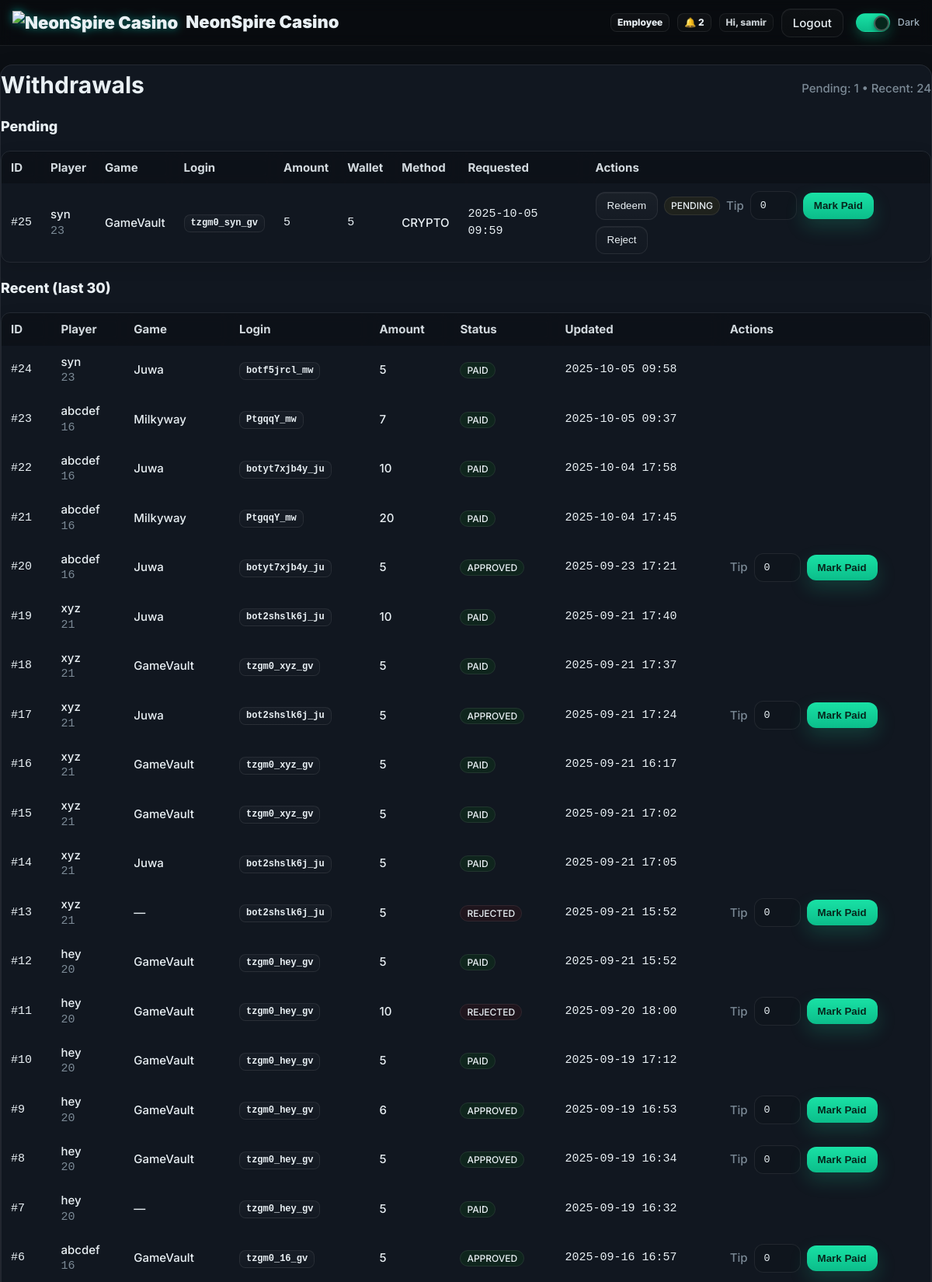
The app's page /employee/withdrawals (signed in, upper part) with its own data.
### models.py (models this page shows, shortened)
class User(db.Model, UserMixin):
    __tablename__ = "users"
    id = db.Column(db.Integer, primary_key=True)
    name = db.Column(db.String(120), nullable=False)
    email = db.Column(db.String(255), unique=True, nullable=False, index=True)
    mobile = db.Column(db.String(24), nullable=True, index=True)  # E.164
    password_hash = db.Column(db.String(255), nullable=False)
    role = db.Column(db.String(20), nullable=False, default="PLAYER")  # PLAYER | EMPLOYEE | ADMIN
    email_verified = db.Column(db.Boolean, default=False, index=True)
    email_verified_at = db.Column(db.DateTime, nullable=True)
    promo_seen = db.Column(db.Boolean, default=False, index=True)
    created_at = db.Column(db.DateTime, default=datetime.utcnow)

class WithdrawRequest(db.Model):
    __tablename__ = "withdraw_requests"
    id = db.Column(db.Integer, primary_key=True)
    user_id = db.Column(db.Integer, db.ForeignKey("users.id"), nullable=False, index=True)
    game_id = db.Column(db.Integer, db.ForeignKey("games.id"), nullable=True, index=True)
    amount = db.Column(db.Integer, nullable=False)
    status = db.Column(db.String(20), default="PENDING", index=True)  # PENDING | APPROVED | REJECTED | PAID
    method = db.Column(db.String(20), default="MANUAL")
    note = db.Column(db.String(300), default="")
    acted_by = db.Column(db.Integer, db.ForeignKey("users.id"), nullable=True)
    acted_at = db.Column(db.DateTime, nullable=True)
    created_at = db.Column(db.DateTime, default=datetime.utcnow)
    updated_at = db.Column(db.DateTime, default=datetime.utcnow, onupdate=datetime.utcnow)

class Game(db.Model):
    __tablename__ = "games"
    id = db.Column(db.Integer, primary_key=True)
    name = db.Column(db.String(120), nullable=False)
    description = db.Column(db.String(300), default="")
    icon_url = db.Column(db.String(500), default="")
    download_url = db.Column(db.String(500), nullable=False)
    backend_url = db.Column(db.String(500), nullable=True)
    is_active = db.Column(db.Boolean, default=True, index=True)
    created_at = db.Column(db.DateTime, default=datetime.utcnow)

class GameAccount(db.Model):
    __tablename__ = "game_accounts"
    id = db.Column(db.Integer, primary_key=True)
    request_id = db.Column(db.Integer, db.ForeignKey("game_account_requests.id"), nullable=True, index=True)
    user_id = db.Column(db.Integer, db.ForeignKey("users.id"), nullable=False, index=True)
    game_id = db.Column(db.Integer, db.ForeignKey("games.id"), nullable=False, index=True)
    account_username = db.Column(db.String(120), nullable=False)
    account_password = db.Column(db.String(120), nullable=False)
    extra = db.Column(db.String(300), default="")
    issued_by_id = db.Column(db.Integer, db.ForeignKey("users.id"), nullable=True, index=True)
    issued_at    = db.Column(db.DateTime, nullable=True)
    created_at = db.Column(db.DateTime, default=datetime.utcnow)

### employee_bp.py (the view)
@employee_bp.get("/withdrawals")
@login_required
def withdrawals_list():
    pending = (
        WithdrawRequest.query.filter_by(status="PENDING")
        .order_by(WithdrawRequest.created_at.desc())
        .all()
    )
    recent = (
        WithdrawRequest.query.filter(WithdrawRequest.status != "PENDING")
        .order_by(WithdrawRequest.created_at.desc())
        .limit(30)
        .all()
    )
    def build_rows(rows):
        if not rows:
            return []
        u_ids = list({r.user_id for r in rows if r.user_id})
        g_ids = list({r.game_id for r in rows if r.game_id})
        users = {u.id: u for u in User.query.filter(User.id.in_(u_ids)).all()} if u_ids else {}
        games = {g.id: g for g in Game.query.filter(Game.id.in_(g_ids)).all()} if g_ids else {}
        wallets = {w.user_id: w for w in PlayerBalance.query.filter(PlayerBalance.user_id.in_(u_ids)).all()} if u_ids else {}
        acc_map = {}
        if u_ids:
            acc_rows = GameAccount.query.filter(GameAccount.user_id.in_(u_ids)).all()
            for a in acc_rows:
                acc_map.setdefault(a.user_id, []).append(a)
        out = []
        for w in rows:
            user = users.get(w.user_id)
            game = games.get(w.game_id) if w.game_id else None
            vendor = _vendor_from_game(game)
            login_user = None
            if w.game_id:
                login_user = _get_login_username(w.user_id, w.game_id)
            if not login_user:
                opts = acc_map.get(w.user_id, [])
                pick = None
                if vendor:
                    for a in opts:
                        g = games.get(getattr(a, "game_id", None)) or db.session.get(Game, getattr(a, "game_id", None))
                        if _vendor_from_game(g) == vendor:
                            pick = a
                            break
                if not pick and opts:
                    pick = opts[0]
                if pick:
                    login_user = _first_attr(pick, "account_username", "username", "login", "user", default="") or None
                    if not vendor:
                        g = games.get(getattr(pick, "game_id", None)) or db.session.get(Game, getattr(pick, "game_id", None))
                        vendor = _vendor_from_game(g)
            out.append({
                "wd": w,
                "user_name": _display_name(user) if user else f"User #{w.user_id}",
                "game_name": (game.name if game else "—"),
                "vendor": vendor or "unknown",
                "login_user": login_user or "",
                "wallet_balance": (wallets.get(w.user_id).balance if wallets.get(w.user_id) else 0),
            })
        return out
    return render_template(
        "employee_withdrawals.html",
        page_title="Withdrawals",
        pending_rows=build_rows(pending),
        recent_rows=build_rows(recent),
    )

### templates/employee_withdrawals.html (shortened to what this page needs)
{% extends "base.html" %}
{% block content %}
<div class="card card-glass">
  <div style="display:flex;align-items:center;justify-content:space-between;gap:10px;">
    <h1 class="h1">Withdrawals</h1>
    <div class="muted">Pending: {{ (pending_rows|length) if pending_rows is defined else 0 }} • Recent: {{ (recent_rows|length) if recent_rows is defined else 0 }}</div>
  </div>
  <h3 class="h3" style="margin-top:6px;">Pending</h3>
  <div class="table-wrap">
    <table class="tbl">
      <thead>
        <tr>
          <th>ID</th>
          <th>Player</th>
          <th>Game</th>
          <th>Login</th>
          <th>Amount</th>
          <th>Wallet</th>
          <th>Method</th>
          <th>Requested</th>
          <th class="actions">Actions</th>
        </tr>
      </thead>
      <tbody>
        {% for r in pending_rows %}
          {% set w = r.wd %}
          <tr id="row-{{ w.id }}">
            <td class="mono">#{{ w.id }}</td>
            <td>
              <div>{{ r.user_name }}</div>
              <div class="muted mono">{{ w.user_id }}</div>
            </td>
            <td>{{ r.game_name }}</td>
            <td>
              {% if r.login_user %}
                <span class="pill mono" title="Login / ID">{{ r.login_user }}</span>
              {% else %}
                <span class="muted">—</span>
              {% endif %}
            </td>
            <td class="mono">{{ w.amount }}</td>
            <td class="mono">{{ r.wallet_balance }}</td>
            <td>{{ w.method }}</td>
            <td class="mono">{{ w.created_at.strftime('%Y-%m-%d %H:%M') if w.created_at }}</td>
            <td class="actions">
              <div class="row gap8">
                <button class="btn js-redeem" data-id="{{ w.id }}" data-row="#row-{{ w.id }}">Redeem</button>
                <span id="status-{{ w.id }}" class="badge badge-warn">PENDING</span>
                <form method="post" action="{{ url_for('employeebp.withdrawals_mark_paid', w_id=w.id) }}" style="display:flex;gap:8px;align-items:center;">
                  <label class="muted">Tip</label>
                  <input class="input mono" style="width:60px" name="tip_amount" type="number" step="1" min="0" value="0">
                  <button class="btn btn-primary" type="submit">Mark Paid</button>
                </form>
                <form method="post" action="{{ url_for('employeebp.withdrawals_mark_reject', w_id=w.id) }}">
                  <button class="btn btn-ghost" type="submit">Reject</button>
                </form>
              </div>
            </td>
          </tr>
        {% else %}
          <tr><td colspan="9" class="muted">No pending withdrawals.</td></tr>
        {% endfor %}
      </tbody>
    </table>
  </div>
  <h3 class="h3" style="margin-top:20px;">Recent (last 30)</h3>
  <div class="table-wrap">
    <table class="tbl">
      <thead>
        <tr>
          <th>ID</th>
          <th>Player</th>
          <th>Game</th>
          <th>Login</th>
          <th>Amount</th>
          <th>Status</th>
          <th>Updated</th>
          <th class="actions">Actions</th>
        </tr>
      </thead>
      <tbody>
        {% for r in recent_rows %}
          {% set w = r.wd %}
          <tr id="row-{{ w.id }}">
            <td class="mono">#{{ w.id }}</td>
            <td>
              <div>{{ r.user_name }}</div>
              <div class="muted mono">{{ w.user_id }}</div>
            </td>
            <td>{{ r.game_name }}</td>
            <td>
              {% if r.login_user %}
                <span class="pill mono" title="Login / ID">{{ r.login_user }}</span>
              {% else %}
                <span class="muted">—</span>
              {% endif %}
            </td>
            <td>{{ w.amount }}</td>
            <td>
              <span id="status-{{ w.id }}" class="badge {% if w.status in ['PAID','APPROVED'] %}badge-ok{% elif w.status in ['REJECTED'] %}badge-err{% else %}badge-warn{% endif %}">
                {{ w.status }}
              </span>
            </td>
            <td class="mono">{{ (w.updated_at or w.created_at).strftime('%Y-%m-%d %H:%M') if (w.updated_at or w.created_at) }}</td>
            <td class="actions">
              <div class="row gap8">
                {% if w.status != 'PAID' %}
                  <form method="post" action="{{ url_for('employeebp.withdrawals_mark_paid', w_id=w.id) }}" style="display:flex;gap:8px;align-items:center;">
                    <label class="muted">Tip</label>
                    <input class="input mono" style="width:60px" name="tip_amount" type="number" step="1" min="0" value="0">
                    <button class="btn btn-primary" type="submit">Mark Paid</button>
                  </form>
                {% endif %}
              </div>
            </td>
          </tr>
        {% else %}
          <tr><td colspan="8" class="muted">No recent items.</td></tr>
        {% endfor %}
      </tbody>
    </table>
  </div>
</div>
{% endblock %}

### templates/base.html (shortened to what this page needs)
<!DOCTYPE html>
<html lang="en" data-theme="dark">
<head>
  <link rel="stylesheet" href="{{ url_for('static', filename='css/styles.css') }}?v=dm2">
</head>
<body>
  <header class="nav" style="position:sticky;top:0;z-index:50;background:rgba(0,0,0,.25);backdrop-filter:blur(8px);border-bottom:1px solid var(--stroke)">
    <div class="shell nav-inner" style="display:flex;align-items:center;justify-content:space-between;height:58px">
      <a href="{{ url_for('short_bp.lob_short') }}" class="brand" aria-label="NeonSpire Casino">
        <img class="brand-logo" src="{{ url_for('static', filename='img/logo.png') }}" alt="NeonSpire Casino">
        <span class="brand-text">NeonSpire Casino</span>
      </a>
      <nav class="nav-links" style="display:flex;align-items:center;gap:10px">
        {% if current_user.is_authenticated %}
          {% if current_user.role == 'ADMIN' %}
            <a class="pill" href="{{ url_for('adminbp.admin_home') }}">Admin</a>
            <a class="pill" href="{{ url_for('adminbp.admin_players') }}">Players</a>
            <a class="pill" href="{{ url_for('adminbp.deposits_audit') }}">Deposits</a>
            <a class="pill" href="{{ url_for('adminbp.admin_users') }}">Employees</a>
          {% elif current_user.role == 'EMPLOYEE' %}
            <a class="pill" href="{{ url_for('employeebp.employee_home') }}">Employee</a>
          {% else %}
            <a class="pill" href="{{ url_for('short_bp.mylogin_clean') }}">My Logins</a>
          {% endif %}
          <a class="pill" href="{{ url_for('notifybp.list_notifications') }}">🔔 {{ unread_count or 0 }}</a>
          <span class="pill" style="pointer-events:none;opacity:.85">
            Hi, {{ current_user.name.split(' ')[0] if current_user.name else 'Player' }}
          </span>
          <a class="btn btn-ghost" href="{{ url_for('auth.logout') }}">Logout</a>
        {% else %}
          <a class="pill" href="{{ url_for('auth.login_get') }}">Login</a>
          <a class="btn btn-primary" href="{{ url_for('short_bp.reg_short') }}">Register</a>
        {% endif %}
        <label class="toggle" style="margin-left:6px">
          <span class="track"><span class="knob"></span></span>
          <span class="label">Dark</span>
        </label>
      </nav>
    </div>
  </header>
  <div class="hero-slot">
  </div>
  <main style="padding-bottom:20px">
    {% block content %}{% endblock %}
  </main>
</body>
</html>

### records on screen
User: name "samir"
WithdrawRequest: id "25", user_id "23", amount "5", method "CRYPTO", created_at "2025-10-05 09:59"
User: user_name "syn", user_name "syn"
Game: game_name "GameVault", game_name "GameVault" "GameVault" "GameVault" "GameVault" "GameVault" "GameVault" "GameVault" "GameVault" "GameVault"
GameAccount: login_user "tzgm0_syn_gv"
WithdrawRequest: id "24", user_id "23", amount "5", status "PAID", updated_at "2025-10-05 09:58"
Game: game_name "Juwa" "Juwa" "Juwa" "Juwa" "Juwa" "Juwa"
GameAccount: login_user "botf5jrcl_mw"
WithdrawRequest: id "23", user_id "16", amount "7", status "PAID", updated_at "2025-10-05 09:37"
User: user_name "abcdef" "abcdef" "abcdef" "abcdef" "abcdef"
Game: game_name "Milkyway" "Milkyway"
GameAccount: login_user "PtgqqY_mw" "PtgqqY_mw"
WithdrawRequest: id "22", user_id "16", amount "10", status "PAID", updated_at "2025-10-04 17:58"
GameAccount: login_user "botyt7xjb4y_ju" "botyt7xjb4y_ju"
WithdrawRequest: id "21", user_id "16", amount "20", status "PAID", updated_at "2025-10-04 17:45"
WithdrawRequest: id "20", user_id "16", amount "5", status "APPROVED", updated_at "2025-09-23 17:21"
WithdrawRequest: id "19", user_id "21", amount "10", status "PAID", updated_at "2025-09-21 17:40"
User: user_name "xyz" "xyz" "xyz" "xyz" "xyz" "xyz" "xyz"
GameAccount: login_user "bot2shslk6j_ju" "bot2shslk6j_ju" "bot2shslk6j_ju" "bot2shslk6j_ju"
WithdrawRequest: id "18", user_id "21", amount "5", status "PAID", updated_at "2025-09-21 17:37"
GameAccount: login_user "tzgm0_xyz_gv" "tzgm0_xyz_gv" "tzgm0_xyz_gv"
WithdrawRequest: id "17", user_id "21", amount "5", status "APPROVED", updated_at "2025-09-21 17:24"
WithdrawRequest: id "16", user_id "21", amount "5", status "PAID", updated_at "2025-09-21 16:17"
WithdrawRequest: id "15", user_id "21", amount "5", status "PAID", updated_at "2025-09-21 17:02"
WithdrawRequest: id "14", user_id "21", amount "5", status "PAID", updated_at "2025-09-21 17:05"
WithdrawRequest: id "13", user_id "21", amount "5", status "REJECTED", updated_at "2025-09-21 15:52"
WithdrawRequest: id "12", user_id "20", amount "5", status "PAID", updated_at "2025-09-21 15:52"
User: user_name "hey" "hey" "hey" "hey" "hey" "hey"
GameAccount: login_user "tzgm0_hey_gv" "tzgm0_hey_gv" "tzgm0_hey_gv" "tzgm0_hey_gv" "tzgm0_hey_gv" "tzgm0_hey_gv"
WithdrawRequest: id "11", user_id "20", amount "10", status "REJECTED", updated_at "2025-09-20 18:00"
WithdrawRequest: id "10", user_id "20", amount "5", status "PAID", updated_at "2025-09-19 17:12"
WithdrawRequest: id "9", user_id "20", amount "6", status "APPROVED", updated_at "2025-09-19 16:53"
WithdrawRequest: id "8", user_id "20", amount "5", status "APPROVED", updated_at "2025-09-19 16:34"
WithdrawRequest: id "7", user_id "20", amount "5", status "PAID", updated_at "2025-09-19 16:32"
WithdrawRequest: id "6", user_id "16", amount "5", status "APPROVED", updated_at "2025-09-16 16:57"
GameAccount: login_user "tzgm0_16_gv"

### other values on screen
{{ unread_count or 0 }} "2"
{{ (pending_rows|length) if pending_rows is defined else 0 }} "1"
{{ (recent_rows|length) if recent_rows is defined else 0 }} "24"
{{ r.wallet_balance }} "5"
{{ r.game_name }} "—" "—"
